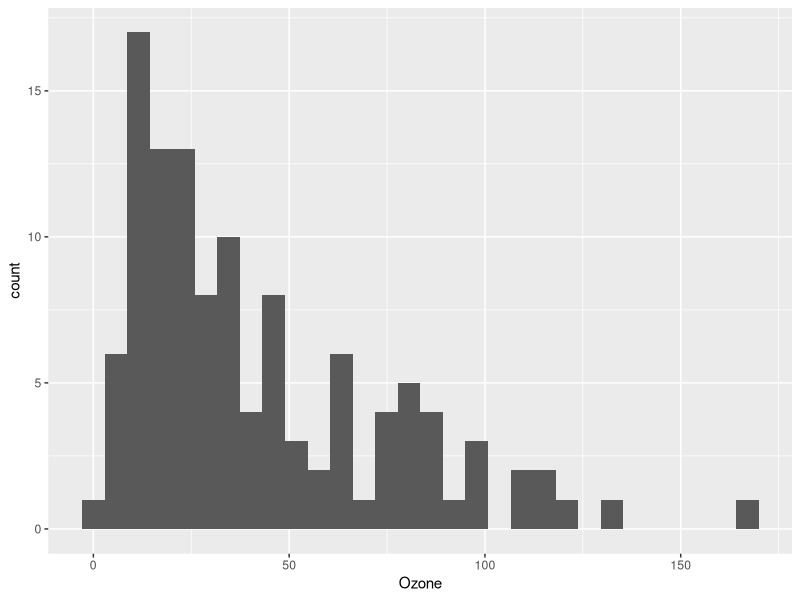
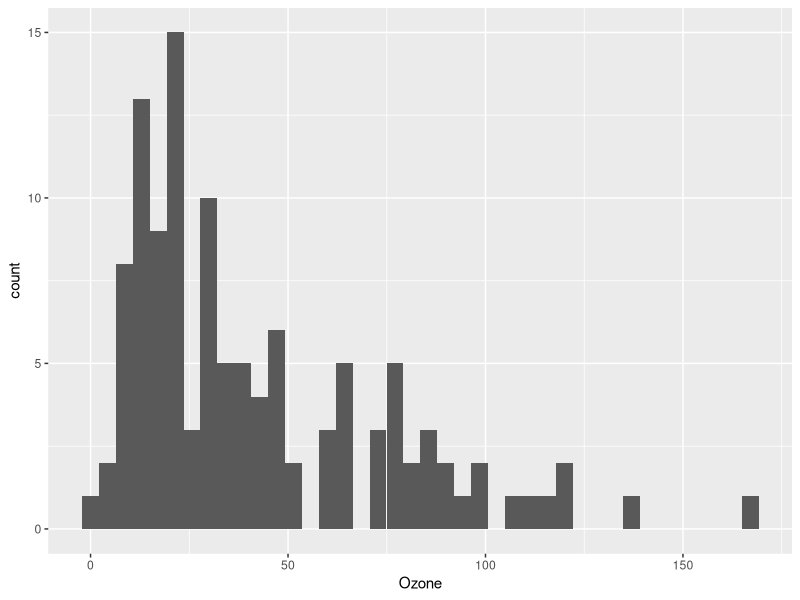
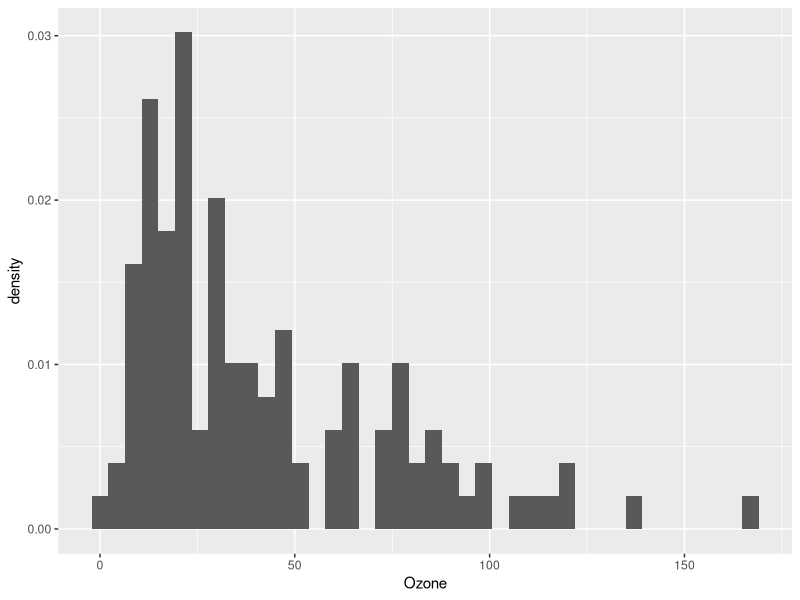
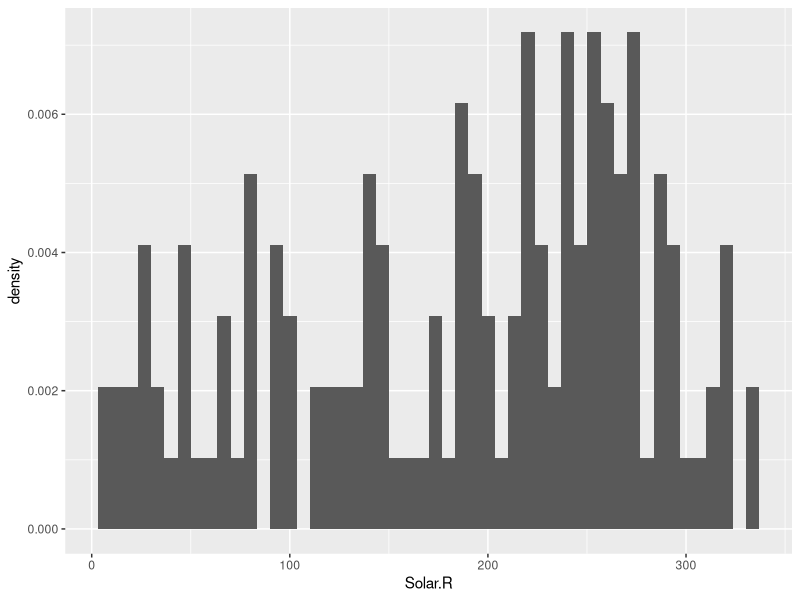
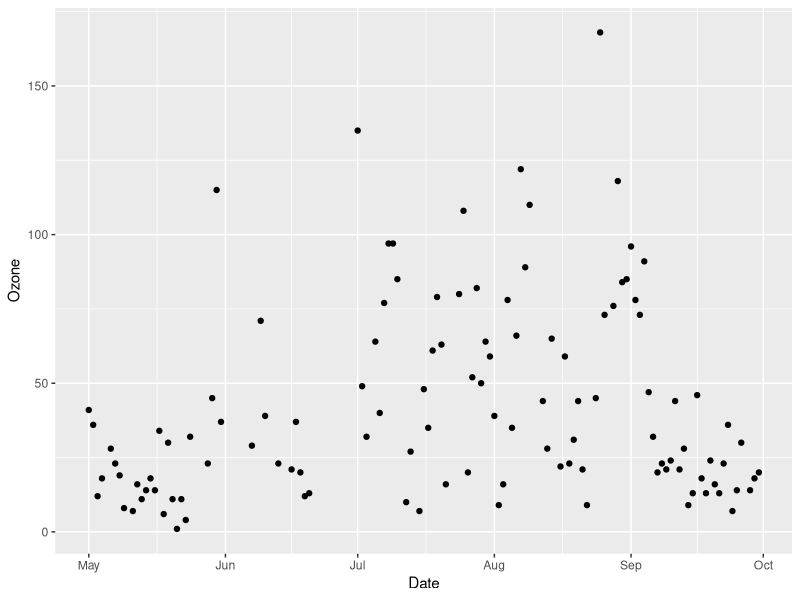
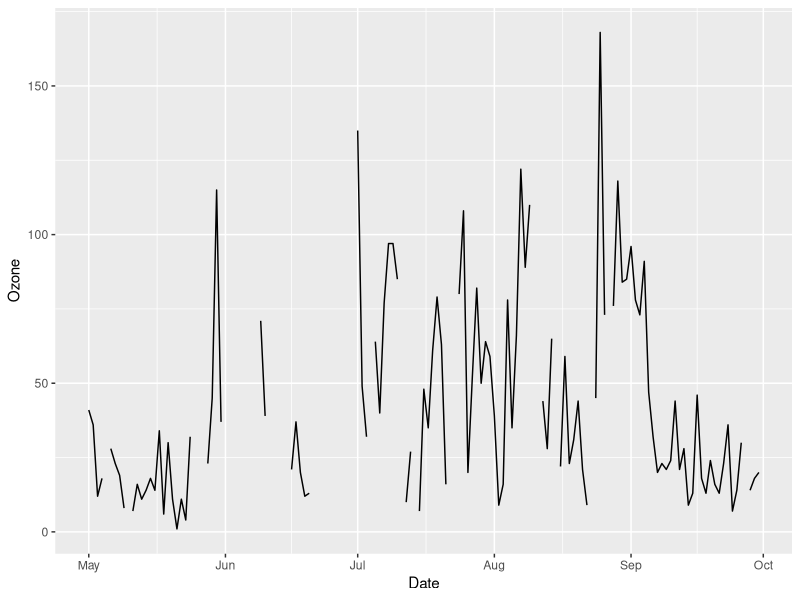
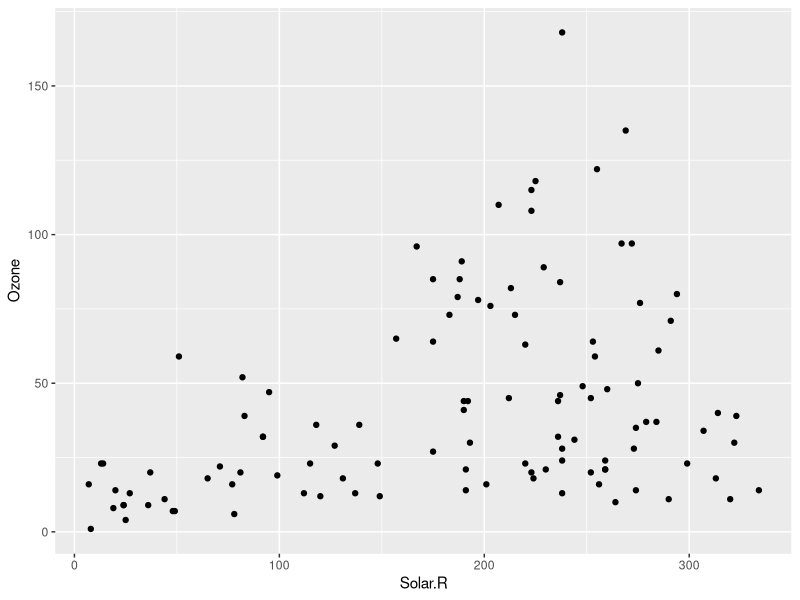
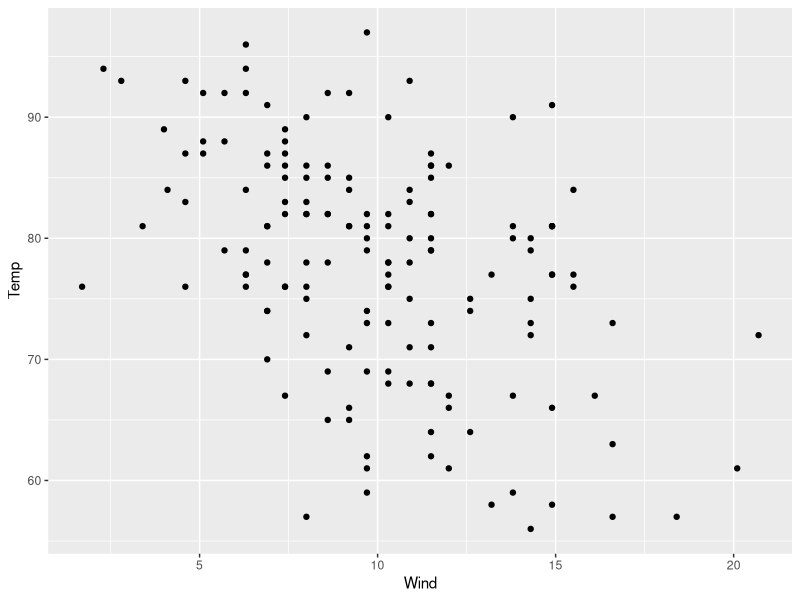

Write R code to recreate these figures, in order. (Note: this script raises an error after producing the figures.)
## ---- chunk 1
library("tidyverse")
## ---- chunk 2
head(airquality)
## ---- chunk 3
airquality <- airquality %>%
  mutate(Date = as.Date(paste("1973",Month,Day,sep="/"))) 
## ---- chunk 4
airquality <- airquality %>%
  select(-Month, -Day)
## ---- chunk 5
ggplot(airquality, aes(x=Ozone)) + 
  geom_histogram()
## ---- chunk 6
ggplot(airquality, aes(x=Ozone)) + 
  geom_histogram(bins = 40)
## ---- chunk 7
ggplot(airquality, aes(x=Ozone)) + 
  geom_histogram(aes(y=..density..), bins = 40)
## ---- chunk 8
ggplot(airquality, aes(x=Solar.R)) + 
  geom_histogram(aes(y=..density..), bins = 50)
## ---- chunk 9
ggplot(airquality, aes(x = Date, y = Ozone)) +
  geom_point()
## ---- chunk 10
ggplot(airquality, aes(x = Date, y = Ozone)) +
  geom_line()
## ---- chunk 11
ggplot(airquality, aes(x = Solar.R, y = Ozone)) +
  geom_point()
## ---- chunk 12
ggplot(airquality, aes(x = Wind, y = Temp)) +
  geom_point()
## ---- chunk 13
d <- airquality %>%
  tidyr::gather(response, value, -Date)
## ---- chunk 14
dim(airquality)
dim(d)

head(d)
summary(d)
table(d$response)
## ---- chunk 15
ggplot(d, aes(Date, value)) +
  geom_point() + 
  facet_wrap(~response)
## ---- chunk 16
ggplot(d, aes(Date, value)) +
  geom_line() + 
  facet_wrap(~response,scales="free_y")
## ---- chunk 17
knitr::knit("lab04.Rmd", tangle = TRUE)
